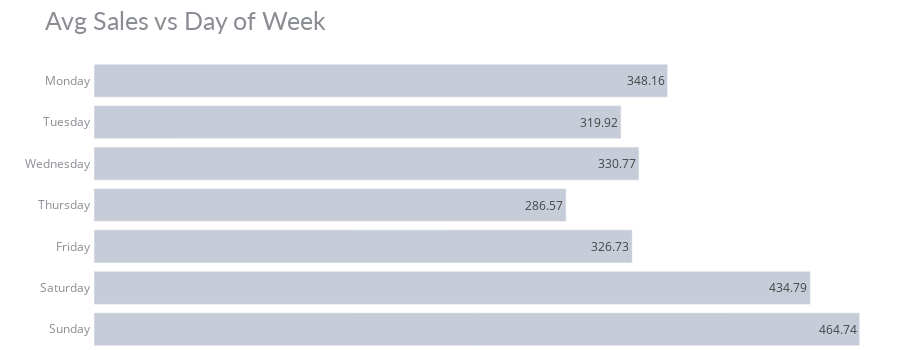

Notebook code for this chart:
### Code cell
# data
df_dw_sa = df_train1.groupby('day_of_week').agg({"sales" : "mean"}).reset_index()
df_dw_sa.sales = round(df_dw_sa.sales, 2)

# chart
fig = px.bar(df_dw_sa, y='day_of_week', x='sales', title='Avg Sales vs Day of Week',
             color_discrete_sequence=['#c6ccd8'], text='sales',
             category_orders=dict(day_of_week=["Monday","Tuesday","Wednesday","Thursday", "Friday","Saturday","Sunday"]))
fig.update_yaxes(showgrid=False, ticksuffix=' ', showline=False)
fig.update_xaxes(visible=False)
fig.update_layout(margin=dict(t=60, b=0, l=0, r=0), height=350,
                  hovermode="y unified", 
                  yaxis_title=" ", template='plotly_white',
                  title_font=dict(size=25, color='#8a8d93', family="Lato, sans-serif"),
                  font=dict(color='#8a8d93'),
                  hoverlabel=dict(bgcolor="#c6ccd8", font_size=13, font_family="Lato, sans-serif"))

### Figure 1 — Plotly figure (JSON) as saved in the notebook; plotly's stock layout.template omitted (floating-point values rounded to 4 significant figures)
{"data": [{"hovertemplate": "sales=%{text}<br>day_of_week=%{y}<extra></extra>", "legendgroup": "", "marker": {"color": "#c6ccd8", "pattern": {"shape": ""}}, "name": "", "orientation": "h", "showlegend": false, "text": [326.7, 348.2, 434.8, 464.7, 286.6, 319.9, 330.8], "textposition": "auto", "type": "bar", "x": [326.7, 348.2, 434.8, 464.7, 286.6, 319.9, 330.8], "xaxis": "x", "y": ["Friday", "Monday", "Saturday", "Sunday", "Thursday", "Tuesday", "Wednesday"], "yaxis": "y"}], "layout": {"barmode": "relative", "font": {"color": "#8a8d93"}, "height": 350, "hoverlabel": {"bgcolor": "#c6ccd8", "font": {"family": "Lato, sans-serif", "size": 13}}, "hovermode": "y unified", "legend": {"tracegroupgap": 0}, "margin": {"b": 0, "l": 0, "r": 0, "t": 60}, "title": {"font": {"color": "#8a8d93", "family": "Lato, sans-serif", "size": 25}, "text": "Avg Sales vs Day of Week"}, "xaxis": {"anchor": "y", "domain": [0, 1], "title": {"text": "sales"}, "visible": false}, "yaxis": {"anchor": "x", "categoryarray": ["Sunday", "Saturday", "Friday", "Thursday", "Wednesday", "Tuesday", "Monday"], "categoryorder": "array", "domain": [0, 1], "showgrid": false, "showline": false, "ticksuffix": " ", "title": {"text": " "}}}}
